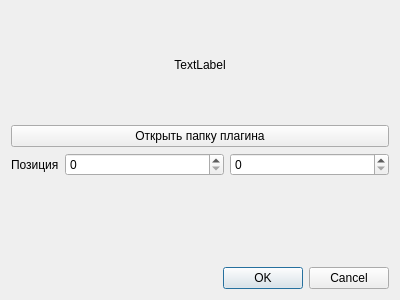
<?xml version="1.0" encoding="UTF-8"?>
<ui version="4.0">
 <class>Form</class>
 <widget class="QWidget" name="Form">
  <property name="geometry">
   <rect>
    <x>0</x>
    <y>0</y>
    <width>400</width>
    <height>300</height>
   </rect>
  </property>
  <property name="font">
   <font>
    <family>Segoe UI</family>
   </font>
  </property>
  <property name="windowTitle">
   <string>Form</string>
  </property>
  <layout class="QVBoxLayout" name="verticalLayout_2">
   <item>
    <layout class="QVBoxLayout" name="verticalLayout_3">
     <property name="sizeConstraint">
      <enum>QLayout::SetDefaultConstraint</enum>
     </property>
     <item>
      <widget class="QLabel" name="labelNamePlugin">
       <property name="sizePolicy">
        <sizepolicy hsizetype="Preferred" vsizetype="Minimum">
         <horstretch>0</horstretch>
         <verstretch>0</verstretch>
        </sizepolicy>
       </property>
       <property name="minimumSize">
        <size>
         <width>0</width>
         <height>40</height>
        </size>
       </property>
       <property name="text">
        <string>TextLabel</string>
       </property>
       <property name="alignment">
        <set>Qt::AlignCenter</set>
       </property>
      </widget>
     </item>
     <item>
      <widget class="QPushButton" name="btnOpenFolderPlugin">
       <property name="text">
        <string>Открыть папку плагина</string>
       </property>
      </widget>
     </item>
     <item>
      <layout class="QFormLayout" name="formLayout">
       <item row="0" column="0">
        <widget class="QLabel" name="label_2">
         <property name="styleSheet">
          <string notr="true">background-color: rgba(255, 255, 255, 0);</string>
         </property>
         <property name="text">
          <string>Позиция</string>
         </property>
        </widget>
       </item>
       <item row="0" column="1">
        <layout class="QHBoxLayout" name="horizontalLayout">
         <item>
          <widget class="QSpinBox" name="spinBoxX">
           <property name="maximum">
            <number>65536</number>
           </property>
          </widget>
         </item>
         <item>
          <widget class="QSpinBox" name="spinBoxY">
           <property name="maximum">
            <number>65536</number>
           </property>
          </widget>
         </item>
        </layout>
       </item>
      </layout>
     </item>
    </layout>
   </item>
   <item>
    <layout class="QVBoxLayout" name="box"/>
   </item>
   <item>
    <widget class="QDialogButtonBox" name="buttonBox">
     <property name="standardButtons">
      <set>QDialogButtonBox::Cancel|QDialogButtonBox::Ok</set>
     </property>
    </widget>
   </item>
  </layout>
 </widget>
 <resources/>
 <connections/>
</ui>
